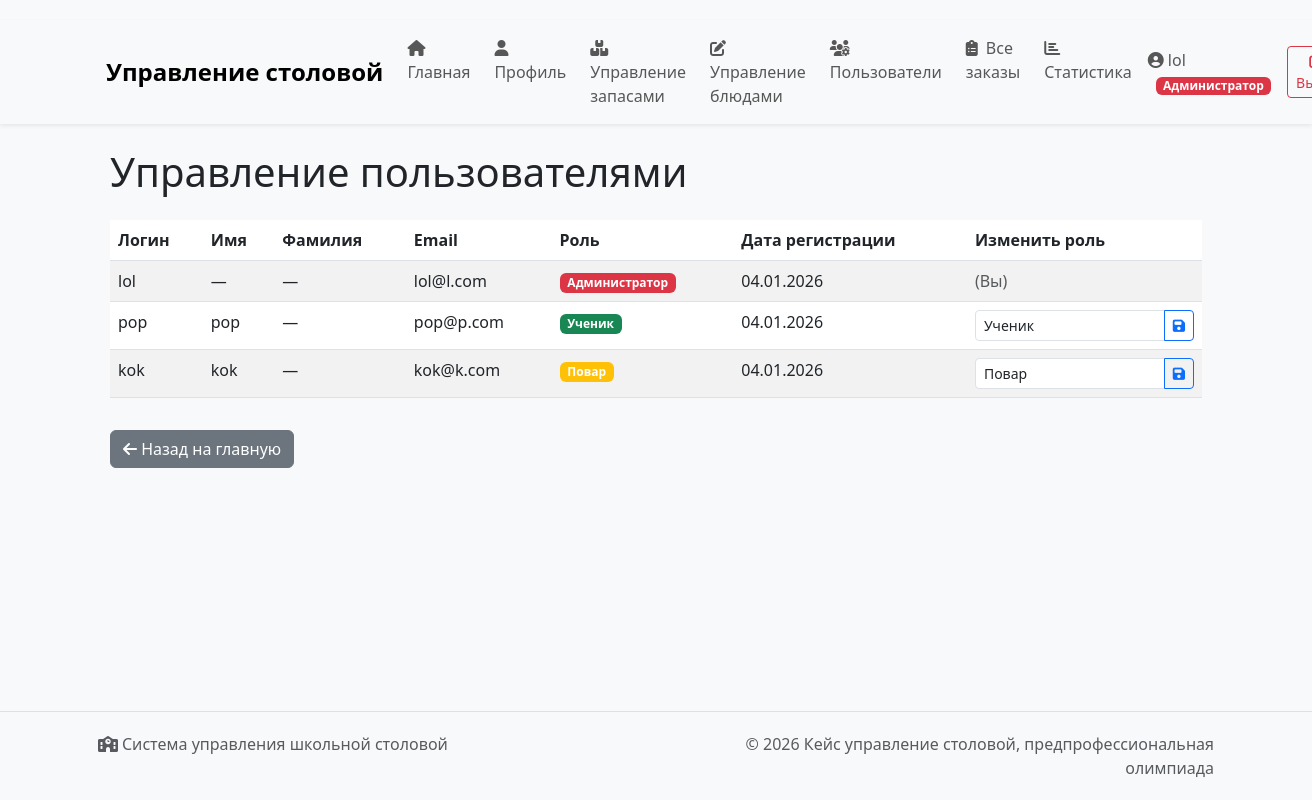
Page /manage/users/ (signed in) on the committed database.
### users/models.py (models this page shows, shortened)
class CustomUser(AbstractUser):
    ROLE_CHOICES = [
        ('admin', 'Администратор'),
        ('student', 'Ученик'),
        ('chef', 'Повар'),
    ]
    role = models.CharField(max_length=20, choices=ROLE_CHOICES, default='student')
    phone = models.CharField(max_length=15, blank=True)
    avatar = models.ImageField(upload_to='avatars/', blank=True, null=True)
    birth_date = models.DateField(blank=True, null=True)
    allergens = models.ManyToManyField(
        'orders.Ingredient',
        blank=True,
        verbose_name='Аллергены',
        help_text='Отметьте ингредиенты-аллергены'
    )
    balance = models.DecimalField(
        max_digits=10,
        decimal_places=2,
        default=0.00,
        verbose_name='Баланс'
    )
    bonus_points = models.IntegerField(
        default=0,
        verbose_name='Бонусные баллы'
    )
    def is_admin(self):
        return self.role == 'admin' or self.is_superuser
    def is_student(self):
        return self.role == 'student'
    def is_chef(self):
        return self.role == 'chef'

### orders/views.py (the view)
# urls.py: path('manage/users/', views.manage_users, name='manage_users'),
@login_required
def manage_users(request):
    if not request.user.is_admin():
        raise PermissionDenied("Только для администраторов")
    users = CustomUser.objects.all()
    return render(request, 'orders/manage_users.html', {'users': users})

### orders/templates/orders/manage_users.html (shortened to what this page needs)
{% extends 'base.html' %}
{% block content %}
<div class="container">
    <h1 class="mb-4">Управление пользователями</h1>
    <div class="table-responsive">
        <table class="table table-striped">
            <thead>
                <tr>
                    <th>Логин</th>
                    <th>Имя</th>
                    <th>Фамилия</th>
                    <th>Email</th>
                    <th>Роль</th>
                    <th>Дата регистрации</th>
                    <th>Изменить роль</th>
                </tr>
            </thead>
            <tbody>
                {% for user in users %}
                <tr>
                    <td>{{ user.username }}</td>
                    <td>{{ user.first_name|default:"—" }}</td>
                    <td>{{ user.last_name|default:"—" }}</td>
                    <td>{{ user.email|default:"—" }}</td>
                    <td>
                        <span class="badge
                            {% if user.role == 'admin' %}bg-danger
                            {% elif user.role == 'chef' %}bg-warning
                            {% else %}bg-success{% endif %}">
                            {{ user.get_role_display }}
                        </span>
                    </td>
                    <td>{{ user.date_joined|date:"d.m.Y" }}</td>
                    <td>
                        {% if user.id != request.user.id %}
                        <form method="post" action="{% url 'change_user_role' user.id %}" class="d-inline">
                            <div class="input-group input-group-sm">
                                <select name="role" class="form-control form-control-sm" style="width: auto;">
                                    <option value="chef" {% if user.role == 'chef' %}selected{% endif %}>Повар</option>
                                    <option value="student" {% if user.role == 'student' %}selected{% endif %}>Ученик</option>
                                </select>
                                <button type="submit" class="btn btn-sm btn-outline-primary">
                                    <i class="fas fa-save"></i>
                                </button>
                            </div>
                        </form>
                        {% else %}
                        <span class="text-muted">(Вы)</span>
                        {% endif %}
                    </td>
                </tr>
                {% empty %}
                <tr>
                    <td colspan="7" class="text-center">Нет пользователей</td>
                </tr>
                {% endfor %}
            </tbody>
        </table>
    </div>
    <div class="mt-3">
        <a href="{% url 'home' %}" class="btn btn-secondary">
            <i class="fas fa-arrow-left"></i> Назад на главную
        </a>
    </div>
</div>
{% endblock %}

### templates/base.html (shortened to what this page needs)
<!DOCTYPE html>
<html lang="ru">
<head>
    <link href="https://cdn.jsdelivr.net/npm/bootstrap@5.3.0/dist/css/bootstrap.min.css" rel="stylesheet">
    <link rel="stylesheet" href="https://cdnjs.cloudflare.com/ajax/libs/font-awesome/6.4.0/css/all.min.css">
</head>
<body>
    <nav class="navbar navbar-expand-lg navbar-light bg-light shadow-sm mb-4">
        <div class="container">
            <a class="navbar-brand" href="{% url 'home' %}">
                Управление столовой
            </a>
            <div class="collapse navbar-collapse" id="navbarNav">
                <ul class="navbar-nav me-auto">
                    <li class="nav-item">
                        <a class="nav-link" href="{% url 'home' %}">
                            <i class="fas fa-home me-1"></i> Главная
                        </a>
                    </li>
                    <li class="nav-item">
                        <a class="nav-link" href="{% url 'profile' %}">
                            <i class="fas fa-user me-1"></i> Профиль
                        </a>
                    </li>
                    {% if user.is_admin %}
                    <li class="nav-item">
                        <a class="nav-link" href="{% url 'manage_inventory' %}">
                            <i class="fas fa-boxes me-1"></i> Управление запасами
                        </a>
                    </li>
                    <li class="nav-item">
                        <a class="nav-link" href="{% url 'manage_dishes' %}">
                            <i class="fas fa-edit me-1"></i> Управление блюдами
                        </a>
                    </li>
                    <li class="nav-item">
                        <a class="nav-link" href="{% url 'manage_users' %}">
                            <i class="fas fa-users-cog me-1"></i> Пользователи
                        </a>
                    </li>
                    <li class="nav-item">
                        <a class="nav-link" href="{% url 'manage_orders' %}">
                            <i class="fas fa-clipboard-list me-1"></i> Все заказы
                        </a>
                    </li>
                    <li class="nav-item">
                        <a class="nav-link" href="{% url 'statistics' %}">
                            <i class="fas fa-chart-bar me-1"></i> Статистика
                        </a>
                    </li>
                    {% endif %}
                </ul>
                <div class="navbar-nav align-items-center">
                    {% if user.is_authenticated %}
                    <div class="nav-item me-3">
                        <span class="navbar-text">
                            <i class="fas fa-user-circle me-1"></i>{{ user.username }}
                            <span class="badge
                                {% if user.is_admin %}bg-danger
                                {% elif user.is_chef %}bg-warning
                                {% else %}bg-success{% endif %}
                                badge-role ms-2">
                                {% if user.is_admin %}Администратор
                                {% elif user.is_chef %}Повар
                                {% else %}Ученик
                                {% endif %}
                            </span>
                        </span>
                    </div>
                    <div class="nav-item">
                        <a class="btn btn-outline-danger btn-sm" href="{% url 'logout' %}">
                            <i class="fas fa-sign-out-alt me-1"></i> Выйти
                        </a>
                    </div>
                    {% endif %}
                </div>
            </div>
        </div>
    </nav>
    <main class="container">
        {% block content %}{% endblock %}
    </main>
    <footer class="footer mt-5">
        <div class="container">
            <div class="row">
                <div class="col-md-6 text-center text-md-start">
                    <p class="text-muted mb-0">
                        <i class="fas fa-school me-1"></i>Система управления школьной столовой
                    </p>
                </div>
                <div class="col-md-6 text-center text-md-end">
                    <p class="text-muted mb-0">
                        © {% now "Y" %} Кейс управление столовой, предпрофессиональная олимпиада
                    </p>
                </div>
            </div>
        </div>
    </footer>
</body>
</html>

### templates/base.html (style rules this page uses)
body { padding-top: 20px; background-color: #f8f9fa; min-height: 100vh; display: flex; flex-direction: column; }
.navbar-brand { font-weight: bold; font-size: 1.5rem; }
.footer { margin-top: auto; padding: 20px 0; background-color: #f8f9fa; border-top: 1px solid #dee2e6; }
.nav-link { padding: 0.5rem 1rem; }
.badge-role { font-size: 0.75rem; padding: 0.25em 0.6em; }
.navbar-nav .nav-item { margin-right: 0.5rem; }
main { flex: 1; }

### rows in the picture
CustomUser: username "lol", first_name "—", last_name "—", email "lol@l.com", role "Администратор", date_joined "04.01.2026", shows "(Вы)"
CustomUser: username "pop", first_name "pop", last_name "—", email "pop@p.com", role "Ученик", date_joined "04.01.2026"
CustomUser: username "kok", first_name "kok", last_name "—", email "kok@k.com", role "Повар", date_joined "04.01.2026"
